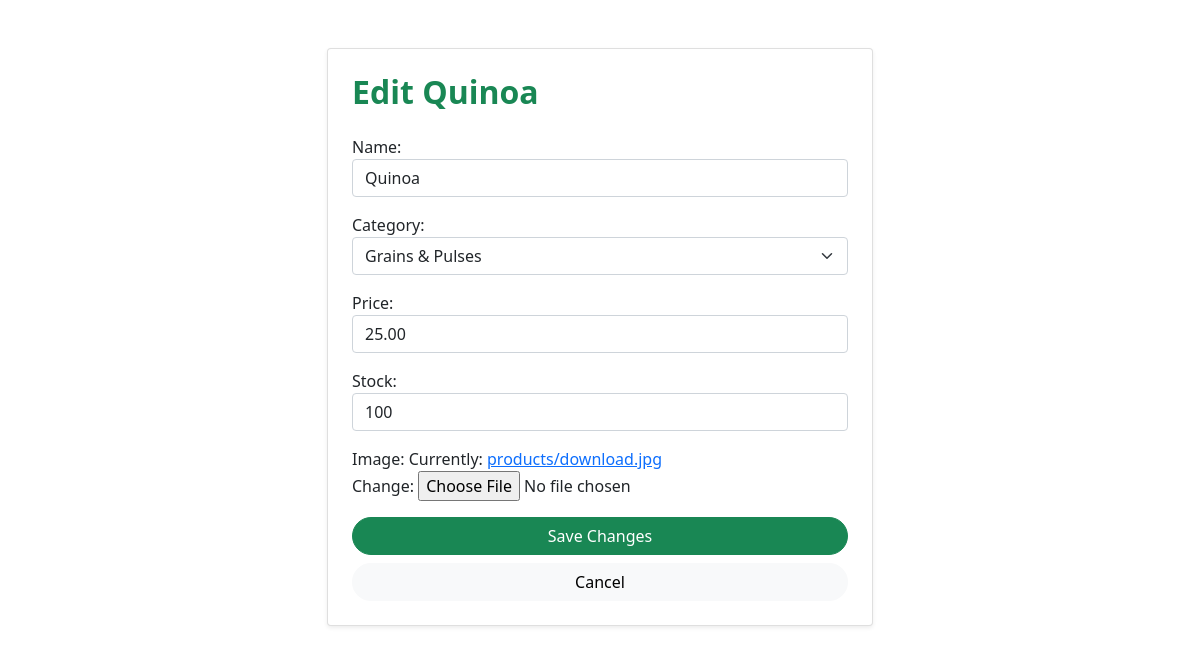
The page /farmers/edit-product/17/ (signed in) on the database its author committed.
### Product_app/models.py (models this page shows, shortened)
class Product(models.Model):
    farmer = models.ForeignKey(User, on_delete=models.CASCADE,blank=True,null=True)
    name = models.CharField(max_length=255)
    description = models.TextField()
    image = models.ImageField(upload_to='products/')
    price = models.DecimalField(max_digits=10, decimal_places=2)
    weight_or_qty = models.CharField(max_length=50)
    stock = models.PositiveIntegerField(default=0)
    is_verified = models.BooleanField(default=False)
    created_at=models.DateTimeField(auto_now_add=True)
    is_featured = models.BooleanField(default=False, help_text="Check this to show on Home Page Featured section")
    CATEGORY_CHOICES = [
        ('vegetables', 'Vegetables'),
        ('fruits', 'Fruits'),
        ('grains', 'Grains & Pulses'),
    ]
    category = models.CharField(
        max_length=20,
        choices=CATEGORY_CHOICES,
        default='vegetables'
    )

### Farmers_app/views.py (the view)
# urls.py: path('edit-product/<int:pk>/', views.edit_product, name='edit_product'),
def edit_product(request, pk):
    product = get_object_or_404(Product, pk=pk, farmer=request.user)
    if request.method == 'POST':
        form = ProductForm(request.POST, request.FILES, instance=product)
        if form.is_valid():
            form.save()
            return redirect('farmer_data_dashboard')
    else:
        form = ProductForm(instance=product)
    return render(request, 'edit_product.html', {'form': form, 'product': product})

### Product_app/Form.py (shortened to what this page needs)
class ProductForm(forms.ModelForm):
    class Meta:
        model = Product
        fields = ['name', 'category', 'price', 'stock', 'image'] # Added category
        widgets = {
            'category': forms.Select(attrs={'class': 'form-select'}),
            'name': forms.TextInput(attrs={'class': 'form-control'}),
            'price': forms.NumberInput(attrs={'class': 'form-control'}),
            'stock': forms.NumberInput(attrs={'class': 'form-control'}),
        }

### Farmers_app/templates/edit_product.html (shortened to what this page needs)
{% extends 'base.html' %}
{% block content %}
<div class="container py-5">
    <div class="row justify-content-center">
        <div class="col-md-6">
            <div class="card shadow-sm rounded-4 p-4">
                <h2 class="fw-bold text-success mb-4">Edit {{ product.name }}</h2>
                <form method="POST" enctype="multipart/form-data">
                    {{ form.as_p }}
                    <div class="d-grid gap-2">
                        <button type="submit" class="btn btn-success rounded-pill">Save Changes</button>
                        <a href="{% url 'personal_data_dashboard' %}" class="btn btn-light rounded-pill">Cancel</a>
                    </div>
                </form>
            </div>
        </div>
    </div>
</div>
{% endblock %}

### rows shown on the page
Product: name "Quinoa", category "Grains & Pulses", price "25.00", stock "100"
